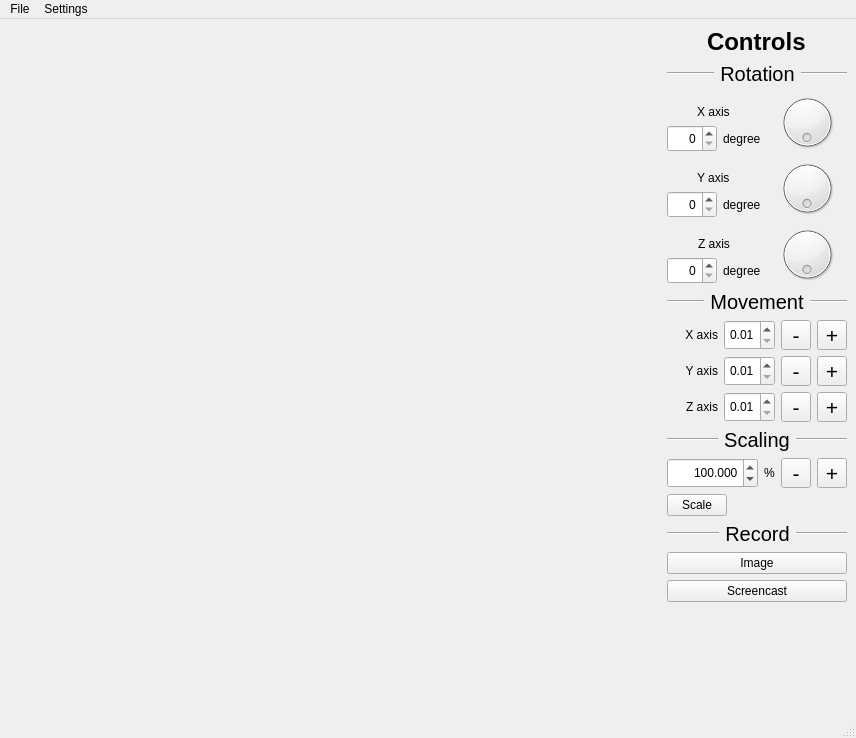
<?xml version="1.0" encoding="UTF-8"?>
<ui version="4.0">
 <class>MainWindow</class>
 <widget class="QMainWindow" name="MainWindow">
  <property name="enabled">
   <bool>true</bool>
  </property>
  <property name="geometry">
   <rect>
    <x>0</x>
    <y>0</y>
    <width>856</width>
    <height>738</height>
   </rect>
  </property>
  <property name="sizePolicy">
   <sizepolicy hsizetype="Preferred" vsizetype="Preferred">
    <horstretch>0</horstretch>
    <verstretch>0</verstretch>
   </sizepolicy>
  </property>
  <property name="maximumSize">
   <size>
    <width>6400</width>
    <height>16777215</height>
   </size>
  </property>
  <property name="sizeIncrement">
   <size>
    <width>0</width>
    <height>0</height>
   </size>
  </property>
  <property name="acceptDrops">
   <bool>false</bool>
  </property>
  <property name="windowTitle">
   <string>3D Viewer v2.0 - Old Perrers Team</string>
  </property>
  <widget class="QWidget" name="centralwidget">
   <layout class="QHBoxLayout" name="horizontalLayout">
    <item>
     <widget class="Widget" name="widget" native="true">
      <property name="sizePolicy">
       <sizepolicy hsizetype="Expanding" vsizetype="Preferred">
        <horstretch>0</horstretch>
        <verstretch>0</verstretch>
       </sizepolicy>
      </property>
      <property name="minimumSize">
       <size>
        <width>640</width>
        <height>480</height>
       </size>
      </property>
      <property name="maximumSize">
       <size>
        <width>6400</width>
        <height>4800</height>
       </size>
      </property>
      <property name="sizeIncrement">
       <size>
        <width>0</width>
        <height>0</height>
       </size>
      </property>
      <property name="baseSize">
       <size>
        <width>0</width>
        <height>0</height>
       </size>
      </property>
      <property name="font">
       <font>
        <pointsize>13</pointsize>
       </font>
      </property>
      <property name="autoFillBackground">
       <bool>true</bool>
      </property>
     </widget>
    </item>
    <item>
     <layout class="QVBoxLayout" name="verticalLayout_controls">
      <item alignment="Qt::AlignHCenter|Qt::AlignVCenter">
       <widget class="QLabel" name="label_controls">
        <property name="font">
         <font>
          <pointsize>18</pointsize>
          <bold>true</bold>
         </font>
        </property>
        <property name="text">
         <string>&lt;html&gt;&lt;head/&gt;&lt;body&gt;&lt;p&gt;Controls&lt;/p&gt;&lt;/body&gt;&lt;/html&gt;</string>
        </property>
       </widget>
      </item>
      <item>
       <layout class="QVBoxLayout" name="verticalLayout_rotation">
        <item>
         <layout class="QHBoxLayout" name="horizontalLayout_rotationLabel">
          <item>
           <widget class="Line" name="line_5">
            <property name="orientation">
             <enum>Qt::Horizontal</enum>
            </property>
           </widget>
          </item>
          <item>
           <widget class="QLabel" name="label_rotation">
            <property name="font">
             <font>
              <pointsize>15</pointsize>
              <italic>false</italic>
             </font>
            </property>
            <property name="cursor">
             <cursorShape>ArrowCursor</cursorShape>
            </property>
            <property name="text">
             <string>Rotation</string>
            </property>
            <property name="alignment">
             <set>Qt::AlignCenter</set>
            </property>
           </widget>
          </item>
          <item>
           <widget class="Line" name="line_6">
            <property name="orientation">
             <enum>Qt::Horizontal</enum>
            </property>
           </widget>
          </item>
         </layout>
        </item>
        <item>
         <layout class="QHBoxLayout" name="horizontalLayout_rotationX">
          <item>
           <layout class="QVBoxLayout" name="verticalLayout_xrot1">
            <item alignment="Qt::AlignHCenter|Qt::AlignBottom">
             <widget class="QLabel" name="label_x">
              <property name="text">
               <string>X axis</string>
              </property>
             </widget>
            </item>
            <item>
             <layout class="QHBoxLayout" name="horizontalLayout_xrot2">
              <item>
               <widget class="QSpinBox" name="spinBox_x">
                <property name="sizePolicy">
                 <sizepolicy hsizetype="Preferred" vsizetype="Preferred">
                  <horstretch>0</horstretch>
                  <verstretch>0</verstretch>
                 </sizepolicy>
                </property>
                <property name="minimumSize">
                 <size>
                  <width>50</width>
                  <height>0</height>
                 </size>
                </property>
                <property name="maximumSize">
                 <size>
                  <width>50</width>
                  <height>16777215</height>
                 </size>
                </property>
                <property name="focusPolicy">
                 <enum>Qt::WheelFocus</enum>
                </property>
                <property name="layoutDirection">
                 <enum>Qt::LeftToRight</enum>
                </property>
                <property name="wrapping">
                 <bool>false</bool>
                </property>
                <property name="frame">
                 <bool>true</bool>
                </property>
                <property name="alignment">
                 <set>Qt::AlignRight|Qt::AlignTrailing|Qt::AlignVCenter</set>
                </property>
                <property name="readOnly">
                 <bool>false</bool>
                </property>
                <property name="buttonSymbols">
                 <enum>QAbstractSpinBox::UpDownArrows</enum>
                </property>
                <property name="accelerated">
                 <bool>true</bool>
                </property>
                <property name="maximum">
                 <number>359</number>
                </property>
               </widget>
              </item>
              <item>
               <widget class="QLabel" name="label_xDegree">
                <property name="text">
                 <string>degree</string>
                </property>
               </widget>
              </item>
             </layout>
            </item>
           </layout>
          </item>
          <item alignment="Qt::AlignHCenter|Qt::AlignVCenter">
           <widget class="QDial" name="dial_x">
            <property name="enabled">
             <bool>true</bool>
            </property>
            <property name="sizePolicy">
             <sizepolicy hsizetype="Minimum" vsizetype="Preferred">
              <horstretch>0</horstretch>
              <verstretch>0</verstretch>
             </sizepolicy>
            </property>
            <property name="minimumSize">
             <size>
              <width>60</width>
              <height>60</height>
             </size>
            </property>
            <property name="maximumSize">
             <size>
              <width>60</width>
              <height>60</height>
             </size>
            </property>
            <property name="cursor">
             <cursorShape>PointingHandCursor</cursorShape>
            </property>
            <property name="focusPolicy">
             <enum>Qt::StrongFocus</enum>
            </property>
            <property name="toolTip">
             <string/>
            </property>
            <property name="maximum">
             <number>359</number>
            </property>
            <property name="orientation">
             <enum>Qt::Horizontal</enum>
            </property>
            <property name="invertedAppearance">
             <bool>false</bool>
            </property>
            <property name="invertedControls">
             <bool>false</bool>
            </property>
            <property name="wrapping">
             <bool>true</bool>
            </property>
            <property name="notchesVisible">
             <bool>false</bool>
            </property>
           </widget>
          </item>
         </layout>
        </item>
        <item>
         <layout class="QHBoxLayout" name="horizontalLayout_rotationY">
          <item>
           <layout class="QVBoxLayout" name="verticalLayout_yrot1">
            <item alignment="Qt::AlignHCenter|Qt::AlignBottom">
             <widget class="QLabel" name="label_y">
              <property name="text">
               <string>Y axis</string>
              </property>
             </widget>
            </item>
            <item>
             <layout class="QHBoxLayout" name="horizontalLayout_yrot2">
              <item>
               <widget class="QSpinBox" name="spinBox_y">
                <property name="sizePolicy">
                 <sizepolicy hsizetype="Preferred" vsizetype="Preferred">
                  <horstretch>0</horstretch>
                  <verstretch>0</verstretch>
                 </sizepolicy>
                </property>
                <property name="minimumSize">
                 <size>
                  <width>50</width>
                  <height>0</height>
                 </size>
                </property>
                <property name="maximumSize">
                 <size>
                  <width>50</width>
                  <height>16777215</height>
                 </size>
                </property>
                <property name="wrapping">
                 <bool>false</bool>
                </property>
                <property name="frame">
                 <bool>true</bool>
                </property>
                <property name="alignment">
                 <set>Qt::AlignRight|Qt::AlignTrailing|Qt::AlignVCenter</set>
                </property>
                <property name="readOnly">
                 <bool>false</bool>
                </property>
                <property name="buttonSymbols">
                 <enum>QAbstractSpinBox::UpDownArrows</enum>
                </property>
                <property name="accelerated">
                 <bool>true</bool>
                </property>
                <property name="maximum">
                 <number>359</number>
                </property>
               </widget>
              </item>
              <item>
               <widget class="QLabel" name="label_yDegree">
                <property name="text">
                 <string>degree</string>
                </property>
               </widget>
              </item>
             </layout>
            </item>
           </layout>
          </item>
          <item alignment="Qt::AlignHCenter|Qt::AlignVCenter">
           <widget class="QDial" name="dial_y">
            <property name="sizePolicy">
             <sizepolicy hsizetype="Minimum" vsizetype="Preferred">
              <horstretch>0</horstretch>
              <verstretch>0</verstretch>
             </sizepolicy>
            </property>
            <property name="minimumSize">
             <size>
              <width>60</width>
              <height>60</height>
             </size>
            </property>
            <property name="maximumSize">
             <size>
              <width>60</width>
              <height>60</height>
             </size>
            </property>
            <property name="cursor">
             <cursorShape>PointingHandCursor</cursorShape>
            </property>
            <property name="focusPolicy">
             <enum>Qt::StrongFocus</enum>
            </property>
            <property name="toolTip">
             <string/>
            </property>
            <property name="maximum">
             <number>359</number>
            </property>
            <property name="orientation">
             <enum>Qt::Horizontal</enum>
            </property>
            <property name="invertedAppearance">
             <bool>false</bool>
            </property>
            <property name="invertedControls">
             <bool>false</bool>
            </property>
            <property name="wrapping">
             <bool>true</bool>
            </property>
            <property name="notchesVisible">
             <bool>false</bool>
            </property>
           </widget>
          </item>
         </layout>
        </item>
        <item>
         <layout class="QHBoxLayout" name="horizontalLayout_rotationZ">
          <item>
           <layout class="QVBoxLayout" name="verticalLayout_zrot1">
            <item alignment="Qt::AlignHCenter|Qt::AlignBottom">
             <widget class="QLabel" name="label_z">
              <property name="sizePolicy">
               <sizepolicy hsizetype="Preferred" vsizetype="Preferred">
                <horstretch>0</horstretch>
                <verstretch>0</verstretch>
               </sizepolicy>
              </property>
              <property name="text">
               <string>Z axis</string>
              </property>
             </widget>
            </item>
            <item>
             <layout class="QHBoxLayout" name="horizontalLayout_zrot2">
              <item>
               <widget class="QSpinBox" name="spinBox_z">
                <property name="sizePolicy">
                 <sizepolicy hsizetype="Preferred" vsizetype="Preferred">
                  <horstretch>0</horstretch>
                  <verstretch>0</verstretch>
                 </sizepolicy>
                </property>
                <property name="minimumSize">
                 <size>
                  <width>50</width>
                  <height>0</height>
                 </size>
                </property>
                <property name="maximumSize">
                 <size>
                  <width>50</width>
                  <height>16777215</height>
                 </size>
                </property>
                <property name="wrapping">
                 <bool>false</bool>
                </property>
                <property name="frame">
                 <bool>true</bool>
                </property>
                <property name="alignment">
                 <set>Qt::AlignRight|Qt::AlignTrailing|Qt::AlignVCenter</set>
                </property>
                <property name="readOnly">
                 <bool>false</bool>
                </property>
                <property name="buttonSymbols">
                 <enum>QAbstractSpinBox::UpDownArrows</enum>
                </property>
                <property name="accelerated">
                 <bool>true</bool>
                </property>
                <property name="maximum">
                 <number>359</number>
                </property>
               </widget>
              </item>
              <item>
               <widget class="QLabel" name="label_zDegree">
                <property name="text">
                 <string>degree</string>
                </property>
               </widget>
              </item>
             </layout>
            </item>
           </layout>
          </item>
          <item alignment="Qt::AlignHCenter|Qt::AlignVCenter">
           <widget class="QDial" name="dial_z">
            <property name="sizePolicy">
             <sizepolicy hsizetype="Minimum" vsizetype="Preferred">
              <horstretch>0</horstretch>
              <verstretch>0</verstretch>
             </sizepolicy>
            </property>
            <property name="minimumSize">
             <size>
              <width>60</width>
              <height>60</height>
             </size>
            </property>
            <property name="maximumSize">
             <size>
              <width>60</width>
              <height>60</height>
             </size>
            </property>
            <property name="cursor">
             <cursorShape>PointingHandCursor</cursorShape>
            </property>
            <property name="focusPolicy">
             <enum>Qt::StrongFocus</enum>
            </property>
            <property name="toolTip">
             <string/>
            </property>
            <property name="maximum">
             <number>359</number>
            </property>
            <property name="orientation">
             <enum>Qt::Horizontal</enum>
            </property>
            <property name="invertedAppearance">
             <bool>false</bool>
            </property>
            <property name="invertedControls">
             <bool>false</bool>
            </property>
            <property name="wrapping">
             <bool>true</bool>
            </property>
            <property name="notchesVisible">
             <bool>false</bool>
            </property>
           </widget>
          </item>
         </layout>
        </item>
       </layout>
      </item>
      <item>
       <layout class="QVBoxLayout" name="verticalLayout_movement">
        <item>
         <layout class="QHBoxLayout" name="horizontalLayout_movementLabel">
          <item>
           <widget class="Line" name="line">
            <property name="orientation">
             <enum>Qt::Horizontal</enum>
            </property>
           </widget>
          </item>
          <item>
           <widget class="QLabel" name="label_moving">
            <property name="font">
             <font>
              <pointsize>15</pointsize>
              <italic>false</italic>
              <underline>false</underline>
             </font>
            </property>
            <property name="cursor">
             <cursorShape>ArrowCursor</cursorShape>
            </property>
            <property name="text">
             <string>Movement</string>
            </property>
            <property name="alignment">
             <set>Qt::AlignCenter</set>
            </property>
           </widget>
          </item>
          <item>
           <widget class="Line" name="line_7">
            <property name="orientation">
             <enum>Qt::Horizontal</enum>
            </property>
           </widget>
          </item>
         </layout>
        </item>
        <item>
         <layout class="QHBoxLayout" name="horizontalLayout_movementX">
          <item>
           <widget class="QLabel" name="label_x_2">
            <property name="text">
             <string>X axis</string>
            </property>
            <property name="alignment">
             <set>Qt::AlignRight|Qt::AlignTrailing|Qt::AlignVCenter</set>
            </property>
           </widget>
          </item>
          <item alignment="Qt::AlignLeft">
           <widget class="QDoubleSpinBox" name="doubleSpinBox_move_x">
            <property name="sizePolicy">
             <sizepolicy hsizetype="Preferred" vsizetype="Preferred">
              <horstretch>0</horstretch>
              <verstretch>0</verstretch>
             </sizepolicy>
            </property>
            <property name="minimumSize">
             <size>
              <width>50</width>
              <height>0</height>
             </size>
            </property>
            <property name="alignment">
             <set>Qt::AlignCenter</set>
            </property>
            <property name="accelerated">
             <bool>true</bool>
            </property>
            <property name="minimum">
             <double>0.010000000000000</double>
            </property>
            <property name="maximum">
             <double>1.000000000000000</double>
            </property>
            <property name="stepType">
             <enum>QAbstractSpinBox::AdaptiveDecimalStepType</enum>
            </property>
           </widget>
          </item>
          <item>
           <widget class="QToolButton" name="toolButton_xNeg">
            <property name="minimumSize">
             <size>
              <width>30</width>
              <height>30</height>
             </size>
            </property>
            <property name="maximumSize">
             <size>
              <width>30</width>
              <height>30</height>
             </size>
            </property>
            <property name="font">
             <font>
              <pointsize>16</pointsize>
              <bold>false</bold>
             </font>
            </property>
            <property name="cursor">
             <cursorShape>PointingHandCursor</cursorShape>
            </property>
            <property name="focusPolicy">
             <enum>Qt::StrongFocus</enum>
            </property>
            <property name="autoFillBackground">
             <bool>false</bool>
            </property>
            <property name="text">
             <string>-</string>
            </property>
            <property name="autoRepeat">
             <bool>true</bool>
            </property>
            <property name="autoRepeatInterval">
             <number>50</number>
            </property>
           </widget>
          </item>
          <item>
           <widget class="QToolButton" name="toolButton_xPos">
            <property name="minimumSize">
             <size>
              <width>30</width>
              <height>30</height>
             </size>
            </property>
            <property name="maximumSize">
             <size>
              <width>30</width>
              <height>30</height>
             </size>
            </property>
            <property name="font">
             <font>
              <pointsize>16</pointsize>
              <italic>false</italic>
              <bold>false</bold>
             </font>
            </property>
            <property name="cursor">
             <cursorShape>PointingHandCursor</cursorShape>
            </property>
            <property name="focusPolicy">
             <enum>Qt::StrongFocus</enum>
            </property>
            <property name="text">
             <string>+</string>
            </property>
            <property name="autoRepeat">
             <bool>true</bool>
            </property>
            <property name="autoRepeatInterval">
             <number>50</number>
            </property>
            <property name="popupMode">
             <enum>QToolButton::DelayedPopup</enum>
            </property>
            <property name="arrowType">
             <enum>Qt::NoArrow</enum>
            </property>
           </widget>
          </item>
         </layout>
        </item>
        <item>
         <layout class="QHBoxLayout" name="horizontalLayout_movementY">
          <item>
           <widget class="QLabel" name="label_y_2">
            <property name="text">
             <string>Y axis</string>
            </property>
            <property name="alignment">
             <set>Qt::AlignRight|Qt::AlignTrailing|Qt::AlignVCenter</set>
            </property>
           </widget>
          </item>
          <item alignment="Qt::AlignLeft">
           <widget class="QDoubleSpinBox" name="doubleSpinBox_move_y">
            <property name="sizePolicy">
             <sizepolicy hsizetype="Preferred" vsizetype="Preferred">
              <horstretch>0</horstretch>
              <verstretch>0</verstretch>
             </sizepolicy>
            </property>
            <property name="minimumSize">
             <size>
              <width>50</width>
              <height>0</height>
             </size>
            </property>
            <property name="alignment">
             <set>Qt::AlignCenter</set>
            </property>
            <property name="accelerated">
             <bool>true</bool>
            </property>
            <property name="minimum">
             <double>0.010000000000000</double>
            </property>
            <property name="maximum">
             <double>1.000000000000000</double>
            </property>
            <property name="stepType">
             <enum>QAbstractSpinBox::AdaptiveDecimalStepType</enum>
            </property>
           </widget>
          </item>
          <item>
           <widget class="QToolButton" name="toolButton_yNeg">
            <property name="minimumSize">
             <size>
              <width>30</width>
              <height>30</height>
             </size>
            </property>
            <property name="maximumSize">
             <size>
              <width>30</width>
              <height>30</height>
             </size>
            </property>
            <property name="font">
             <font>
              <pointsize>16</pointsize>
             </font>
            </property>
            <property name="cursor">
             <cursorShape>PointingHandCursor</cursorShape>
            </property>
            <property name="focusPolicy">
             <enum>Qt::StrongFocus</enum>
            </property>
            <property name="text">
             <string>-</string>
            </property>
            <property name="autoRepeat">
             <bool>true</bool>
            </property>
            <property name="autoRepeatInterval">
             <number>50</number>
            </property>
           </widget>
          </item>
          <item>
           <widget class="QToolButton" name="toolButton_yPos">
            <property name="minimumSize">
             <size>
              <width>30</width>
              <height>30</height>
             </size>
            </property>
            <property name="maximumSize">
             <size>
              <width>30</width>
              <height>30</height>
             </size>
            </property>
            <property name="font">
             <font>
              <pointsize>16</pointsize>
             </font>
            </property>
            <property name="cursor">
             <cursorShape>PointingHandCursor</cursorShape>
            </property>
            <property name="focusPolicy">
             <enum>Qt::StrongFocus</enum>
            </property>
            <property name="text">
             <string>+</string>
            </property>
            <property name="checkable">
             <bool>false</bool>
            </property>
            <property name="autoRepeat">
             <bool>true</bool>
            </property>
            <property name="autoRepeatInterval">
             <number>50</number>
            </property>
           </widget>
          </item>
         </layout>
        </item>
        <item>
         <layout class="QHBoxLayout" name="horizontalLayout_movementZ">
          <item>
           <widget class="QLabel" name="label_z_2">
            <property name="text">
             <string>Z axis</string>
            </property>
            <property name="alignment">
             <set>Qt::AlignRight|Qt::AlignTrailing|Qt::AlignVCenter</set>
            </property>
           </widget>
          </item>
          <item alignment="Qt::AlignLeft">
           <widget class="QDoubleSpinBox" name="doubleSpinBox_move_z">
            <property name="sizePolicy">
             <sizepolicy hsizetype="Preferred" vsizetype="Preferred">
              <horstretch>0</horstretch>
              <verstretch>0</verstretch>
             </sizepolicy>
            </property>
            <property name="minimumSize">
             <size>
              <width>50</width>
              <height>0</height>
             </size>
            </property>
            <property name="alignment">
             <set>Qt::AlignCenter</set>
            </property>
            <property name="accelerated">
             <bool>true</bool>
            </property>
            <property name="minimum">
             <double>0.010000000000000</double>
            </property>
            <property name="maximum">
             <double>1.000000000000000</double>
            </property>
            <property name="stepType">
             <enum>QAbstractSpinBox::AdaptiveDecimalStepType</enum>
            </property>
           </widget>
          </item>
          <item>
           <widget class="QToolButton" name="toolButton_zNeg">
            <property name="minimumSize">
             <size>
              <width>30</width>
              <height>30</height>
             </size>
            </property>
            <property name="maximumSize">
             <size>
              <width>30</width>
              <height>30</height>
             </size>
            </property>
            <property name="font">
             <font>
              <pointsize>16</pointsize>
             </font>
            </property>
            <property name="cursor">
             <cursorShape>PointingHandCursor</cursorShape>
            </property>
            <property name="focusPolicy">
             <enum>Qt::StrongFocus</enum>
            </property>
            <property name="text">
             <string>-</string>
            </property>
            <property name="autoRepeat">
             <bool>true</bool>
            </property>
            <property name="autoRepeatInterval">
             <number>50</number>
            </property>
            <property name="autoRaise">
             <bool>false</bool>
            </property>
           </widget>
          </item>
          <item>
           <widget class="QToolButton" name="toolButton_zPos">
            <property name="minimumSize">
             <size>
              <width>30</width>
              <height>30</height>
             </size>
            </property>
            <property name="maximumSize">
             <size>
              <width>30</width>
              <height>30</height>
             </size>
            </property>
            <property name="font">
             <font>
              <pointsize>16</pointsize>
             </font>
            </property>
            <property name="cursor">
             <cursorShape>PointingHandCursor</cursorShape>
            </property>
            <property name="focusPolicy">
             <enum>Qt::StrongFocus</enum>
            </property>
            <property name="text">
             <string>+</string>
            </property>
            <property name="autoRepeat">
             <bool>true</bool>
            </property>
            <property name="autoRepeatInterval">
             <number>50</number>
            </property>
           </widget>
          </item>
         </layout>
        </item>
       </layout>
      </item>
      <item>
       <layout class="QVBoxLayout" name="verticalLayout_scaling">
        <item>
         <layout class="QHBoxLayout" name="horizontalLayout_scalingLabel">
          <item>
           <widget class="Line" name="line_8">
            <property name="orientation">
             <enum>Qt::Horizontal</enum>
            </property>
           </widget>
          </item>
          <item>
           <widget class="QLabel" name="label_scaling">
            <property name="font">
             <font>
              <pointsize>15</pointsize>
              <strikeout>false</strikeout>
             </font>
            </property>
            <property name="cursor">
             <cursorShape>ArrowCursor</cursorShape>
            </property>
            <property name="text">
             <string>Scaling</string>
            </property>
            <property name="alignment">
             <set>Qt::AlignCenter</set>
            </property>
           </widget>
          </item>
          <item>
           <widget class="Line" name="line_9">
            <property name="orientation">
             <enum>Qt::Horizontal</enum>
            </property>
           </widget>
          </item>
         </layout>
        </item>
        <item>
         <layout class="QHBoxLayout" name="horizontalLayout_scale">
          <item>
           <layout class="QHBoxLayout" name="horizontalLayout_scaleNumber">
            <item>
             <widget class="QDoubleSpinBox" name="doubleSpinBox_scale">
              <property name="enabled">
               <bool>true</bool>
              </property>
              <property name="sizePolicy">
               <sizepolicy hsizetype="Preferred" vsizetype="Preferred">
                <horstretch>0</horstretch>
                <verstretch>0</verstretch>
               </sizepolicy>
              </property>
              <property name="minimumSize">
               <size>
                <width>50</width>
                <height>0</height>
               </size>
              </property>
              <property name="maximumSize">
               <size>
                <width>100</width>
                <height>16777215</height>
               </size>
              </property>
              <property name="mouseTracking">
               <bool>false</bool>
              </property>
              <property name="layoutDirection">
               <enum>Qt::LeftToRight</enum>
              </property>
              <property name="frame">
               <bool>true</bool>
              </property>
              <property name="alignment">
               <set>Qt::AlignRight|Qt::AlignTrailing|Qt::AlignVCenter</set>
              </property>
              <property name="buttonSymbols">
               <enum>QAbstractSpinBox::UpDownArrows</enum>
              </property>
              <property name="accelerated">
               <bool>true</bool>
              </property>
              <property name="decimals">
               <number>3</number>
              </property>
              <property name="minimum">
               <double>0.001000000000000</double>
              </property>
              <property name="maximum">
               <double>100000.000000000000000</double>
              </property>
              <property name="singleStep">
               <double>1.000000000000000</double>
              </property>
              <property name="stepType">
               <enum>QAbstractSpinBox::AdaptiveDecimalStepType</enum>
              </property>
              <property name="value">
               <double>100.000000000000000</double>
              </property>
             </widget>
            </item>
            <item>
             <widget class="QLabel" name="label_percent">
              <property name="sizePolicy">
               <sizepolicy hsizetype="Minimum" vsizetype="Preferred">
                <horstretch>0</horstretch>
                <verstretch>0</verstretch>
               </sizepolicy>
              </property>
              <property name="text">
               <string>%</string>
              </property>
             </widget>
            </item>
            <item alignment="Qt::AlignRight">
             <widget class="QToolButton" name="toolButton_scaleL">
              <property name="minimumSize">
               <size>
                <width>30</width>
                <height>30</height>
               </size>
              </property>
              <property name="maximumSize">
               <size>
                <width>30</width>
                <height>30</height>
               </size>
              </property>
              <property name="font">
               <font>
                <pointsize>16</pointsize>
               </font>
              </property>
              <property name="cursor">
               <cursorShape>PointingHandCursor</cursorShape>
              </property>
              <property name="focusPolicy">
               <enum>Qt::StrongFocus</enum>
              </property>
              <property name="layoutDirection">
               <enum>Qt::LeftToRight</enum>
              </property>
              <property name="autoFillBackground">
               <bool>false</bool>
              </property>
              <property name="text">
               <string>-</string>
              </property>
              <property name="autoRepeat">
               <bool>true</bool>
              </property>
              <property name="autoRepeatInterval">
               <number>50</number>
              </property>
             </widget>
            </item>
            <item alignment="Qt::AlignRight">
             <widget class="QToolButton" name="toolButton_scaleH">
              <property name="minimumSize">
               <size>
                <width>30</width>
                <height>30</height>
               </size>
              </property>
              <property name="maximumSize">
               <size>
                <width>30</width>
                <height>30</height>
               </size>
              </property>
              <property name="font">
               <font>
                <pointsize>16</pointsize>
                <italic>false</italic>
                <bold>false</bold>
               </font>
              </property>
              <property name="cursor">
               <cursorShape>PointingHandCursor</cursorShape>
              </property>
              <property name="focusPolicy">
               <enum>Qt::StrongFocus</enum>
              </property>
              <property name="layoutDirection">
               <enum>Qt::LeftToRight</enum>
              </property>
              <property name="text">
               <string>+</string>
              </property>
              <property name="autoRepeat">
               <bool>true</bool>
              </property>
              <property name="autoRepeatInterval">
               <number>50</number>
              </property>
              <property name="popupMode">
               <enum>QToolButton::DelayedPopup</enum>
              </property>
              <property name="arrowType">
               <enum>Qt::NoArrow</enum>
              </property>
             </widget>
            </item>
           </layout>
          </item>
         </layout>
        </item>
        <item>
         <layout class="QHBoxLayout" name="horizontalLayout_scale2" stretch="0">
          <item alignment="Qt::AlignLeft">
           <widget class="QPushButton" name="pushButton_scale">
            <property name="enabled">
             <bool>true</bool>
            </property>
            <property name="maximumSize">
             <size>
              <width>60</width>
              <height>16777215</height>
             </size>
            </property>
            <property name="font">
             <font>
              <strikeout>false</strikeout>
             </font>
            </property>
            <property name="cursor">
             <cursorShape>PointingHandCursor</cursorShape>
            </property>
            <property name="focusPolicy">
             <enum>Qt::StrongFocus</enum>
            </property>
            <property name="acceptDrops">
             <bool>false</bool>
            </property>
            <property name="text">
             <string>Scale</string>
            </property>
            <property name="checkable">
             <bool>false</bool>
            </property>
            <property name="autoRepeat">
             <bool>false</bool>
            </property>
            <property name="autoDefault">
             <bool>false</bool>
            </property>
            <property name="default">
             <bool>false</bool>
            </property>
            <property name="flat">
             <bool>false</bool>
            </property>
           </widget>
          </item>
         </layout>
        </item>
       </layout>
      </item>
      <item>
       <layout class="QVBoxLayout" name="verticalLayout_record">
        <item>
         <layout class="QHBoxLayout" name="horizontalLayout_recordLabel">
          <item>
           <widget class="Line" name="line_10">
            <property name="orientation">
             <enum>Qt::Horizontal</enum>
            </property>
           </widget>
          </item>
          <item>
           <widget class="QLabel" name="label_record">
            <property name="font">
             <font>
              <pointsize>15</pointsize>
             </font>
            </property>
            <property name="cursor">
             <cursorShape>ArrowCursor</cursorShape>
            </property>
            <property name="text">
             <string>Record</string>
            </property>
            <property name="alignment">
             <set>Qt::AlignCenter</set>
            </property>
           </widget>
          </item>
          <item>
           <widget class="Line" name="line_11">
            <property name="orientation">
             <enum>Qt::Horizontal</enum>
            </property>
           </widget>
          </item>
         </layout>
        </item>
        <item>
         <widget class="QPushButton" name="pushButton_image">
          <property name="cursor">
           <cursorShape>PointingHandCursor</cursorShape>
          </property>
          <property name="focusPolicy">
           <enum>Qt::StrongFocus</enum>
          </property>
          <property name="text">
           <string>Image</string>
          </property>
         </widget>
        </item>
        <item>
         <widget class="QPushButton" name="pushButton_record">
          <property name="cursor">
           <cursorShape>PointingHandCursor</cursorShape>
          </property>
          <property name="focusPolicy">
           <enum>Qt::StrongFocus</enum>
          </property>
          <property name="text">
           <string>Screencast</string>
          </property>
         </widget>
        </item>
       </layout>
      </item>
      <item>
       <spacer name="verticalSpacer">
        <property name="orientation">
         <enum>Qt::Vertical</enum>
        </property>
        <property name="sizeType">
         <enum>QSizePolicy::Expanding</enum>
        </property>
        <property name="sizeHint" stdset="0">
         <size>
          <width>179</width>
          <height>164</height>
         </size>
        </property>
       </spacer>
      </item>
     </layout>
    </item>
   </layout>
  </widget>
  <widget class="QMenuBar" name="menubar">
   <property name="geometry">
    <rect>
     <x>0</x>
     <y>0</y>
     <width>856</width>
     <height>24</height>
    </rect>
   </property>
   <property name="cursor">
    <cursorShape>ArrowCursor</cursorShape>
   </property>
   <property name="focusPolicy">
    <enum>Qt::StrongFocus</enum>
   </property>
   <property name="defaultUp">
    <bool>false</bool>
   </property>
   <widget class="QMenu" name="menuSettings">
    <property name="focusPolicy">
     <enum>Qt::StrongFocus</enum>
    </property>
    <property name="tearOffEnabled">
     <bool>false</bool>
    </property>
    <property name="title">
     <string>Settings</string>
    </property>
    <property name="separatorsCollapsible">
     <bool>false</bool>
    </property>
    <property name="toolTipsVisible">
     <bool>false</bool>
    </property>
    <widget class="QMenu" name="menuType_of_projection">
     <property name="tearOffEnabled">
      <bool>false</bool>
     </property>
     <property name="title">
      <string>Projection</string>
     </property>
     <property name="separatorsCollapsible">
      <bool>false</bool>
     </property>
     <property name="toolTipsVisible">
      <bool>false</bool>
     </property>
     <addaction name="actionParallel"/>
     <addaction name="actionCentral"/>
    </widget>
    <widget class="QMenu" name="menuEdges">
     <property name="title">
      <string>Edges</string>
     </property>
     <widget class="QMenu" name="menuType">
      <property name="title">
       <string>Type</string>
      </property>
      <addaction name="actionSolid"/>
      <addaction name="actionDashed"/>
     </widget>
     <addaction name="menuType"/>
     <addaction name="actionColor_edges"/>
     <addaction name="actionThickness"/>
    </widget>
    <widget class="QMenu" name="menuVertices">
     <property name="title">
      <string>Vertices</string>
     </property>
     <widget class="QMenu" name="menuDisplay_method">
      <property name="title">
       <string>Display method</string>
      </property>
      <addaction name="actionNone"/>
      <addaction name="actionCircle"/>
      <addaction name="actionSquare"/>
     </widget>
     <addaction name="menuDisplay_method"/>
     <addaction name="actionColor_vertices"/>
     <addaction name="actionSize"/>
    </widget>
    <addaction name="menuType_of_projection"/>
    <addaction name="menuEdges"/>
    <addaction name="menuVertices"/>
    <addaction name="actionBackground_color"/>
   </widget>
   <widget class="QMenu" name="menuFile">
    <property name="focusPolicy">
     <enum>Qt::StrongFocus</enum>
    </property>
    <property name="title">
     <string>File</string>
    </property>
    <property name="separatorsCollapsible">
     <bool>false</bool>
    </property>
    <property name="toolTipsVisible">
     <bool>false</bool>
    </property>
    <addaction name="actionOpen_OBJ_file"/>
    <addaction name="actionRecent_files"/>
    <addaction name="actionModel_information"/>
    <addaction name="actionSave_OBJ_to_Image"/>
    <addaction name="actionOpen_documentation"/>
   </widget>
   <addaction name="menuFile"/>
   <addaction name="menuSettings"/>
  </widget>
  <widget class="QStatusBar" name="statusbar"/>
  <action name="actionParallel">
   <property name="checkable">
    <bool>true</bool>
   </property>
   <property name="checked">
    <bool>false</bool>
   </property>
   <property name="enabled">
    <bool>true</bool>
   </property>
   <property name="text">
    <string>Parallel</string>
   </property>
   <property name="iconVisibleInMenu">
    <bool>false</bool>
   </property>
  </action>
  <action name="actionCentral">
   <property name="checkable">
    <bool>true</bool>
   </property>
   <property name="enabled">
    <bool>true</bool>
   </property>
   <property name="text">
    <string>Central</string>
   </property>
  </action>
  <action name="actionColor_edges">
   <property name="text">
    <string>Color</string>
   </property>
  </action>
  <action name="actionThickness">
   <property name="text">
    <string>Thickness</string>
   </property>
  </action>
  <action name="actionSolid">
   <property name="checkable">
    <bool>true</bool>
   </property>
   <property name="enabled">
    <bool>true</bool>
   </property>
   <property name="text">
    <string>Solid</string>
   </property>
  </action>
  <action name="actionDashed">
   <property name="checkable">
    <bool>true</bool>
   </property>
   <property name="enabled">
    <bool>true</bool>
   </property>
   <property name="text">
    <string>Dashed</string>
   </property>
  </action>
  <action name="actionColor_vertices">
   <property name="text">
    <string>Color</string>
   </property>
  </action>
  <action name="actionSize">
   <property name="text">
    <string>Size</string>
   </property>
  </action>
  <action name="actionNone">
   <property name="checkable">
    <bool>true</bool>
   </property>
   <property name="enabled">
    <bool>true</bool>
   </property>
   <property name="text">
    <string>None</string>
   </property>
  </action>
  <action name="actionCircle">
   <property name="checkable">
    <bool>true</bool>
   </property>
   <property name="enabled">
    <bool>true</bool>
   </property>
   <property name="text">
    <string>Circle</string>
   </property>
  </action>
  <action name="actionSquare">
   <property name="checkable">
    <bool>true</bool>
   </property>
   <property name="enabled">
    <bool>true</bool>
   </property>
   <property name="text">
    <string>Square</string>
   </property>
  </action>
  <action name="actionBackground_color">
   <property name="text">
    <string>Background color</string>
   </property>
  </action>
  <action name="actionOpen_OBJ_file">
   <property name="text">
    <string>Open OBJ file</string>
   </property>
  </action>
  <action name="actionModel_information">
   <property name="text">
    <string>Model information</string>
   </property>
  </action>
  <action name="actionSave_OBJ_to_Image">
   <property name="text">
    <string>Save OBJ to Image</string>
   </property>
  </action>
  <action name="actionOpen_documentation">
   <property name="text">
    <string>Open documentation</string>
   </property>
  </action>
  <action name="actionRecent_files">
   <property name="text">
    <string>Recent files</string>
   </property>
  </action>
 </widget>
 <customwidgets>
  <customwidget>
   <class>Widget</class>
   <extends>QWidget</extends>
   <header>widget.h</header>
   <container>1</container>
   <slots>
    <slot>getSettings(widgetSettings*)</slot>
   </slots>
  </customwidget>
 </customwidgets>
 <tabstops>
  <tabstop>spinBox_x</tabstop>
  <tabstop>dial_x</tabstop>
  <tabstop>spinBox_y</tabstop>
  <tabstop>dial_y</tabstop>
  <tabstop>spinBox_z</tabstop>
  <tabstop>dial_z</tabstop>
  <tabstop>doubleSpinBox_move_x</tabstop>
  <tabstop>toolButton_xNeg</tabstop>
  <tabstop>toolButton_xPos</tabstop>
  <tabstop>doubleSpinBox_move_y</tabstop>
  <tabstop>toolButton_yNeg</tabstop>
  <tabstop>toolButton_yPos</tabstop>
  <tabstop>doubleSpinBox_move_z</tabstop>
  <tabstop>toolButton_zNeg</tabstop>
  <tabstop>toolButton_zPos</tabstop>
  <tabstop>doubleSpinBox_scale</tabstop>
  <tabstop>pushButton_image</tabstop>
  <tabstop>pushButton_record</tabstop>
 </tabstops>
 <resources/>
 <connections>
  <connection>
   <sender>MainWindow</sender>
   <signal>settingsChanged(widgetSettings*)</signal>
   <receiver>widget</receiver>
   <slot>getSettings(widgetSettings*)</slot>
   <hints>
    <hint type="sourcelabel">
     <x>511</x>
     <y>383</y>
    </hint>
    <hint type="destinationlabel">
     <x>420</x>
     <y>383</y>
    </hint>
   </hints>
  </connection>
 </connections>
 <slots>
  <signal>settingsChanged(widgetSettings*)</signal>
 </slots>
</ui>
